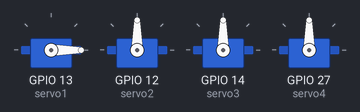
The sketch below on a simulated ESP32. Parts: 4 × servo.

Above: at 0.05 s.
At 1.5 s:
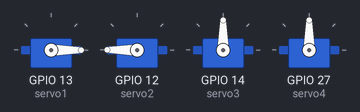
At 2.25 s:
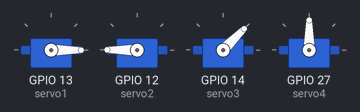
At 3.0 s:
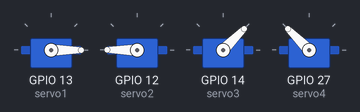
At 6.0 s:
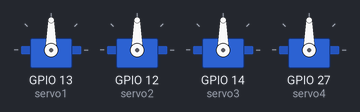
Timing chart, 0 to 7.8 s (numbered marks = the images above):
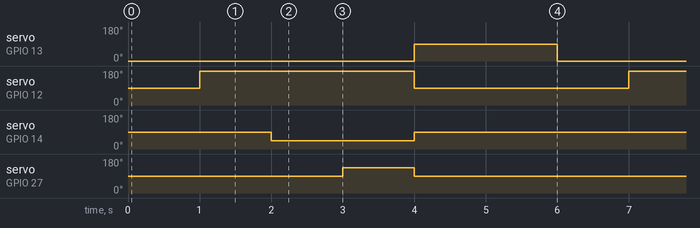

The sketch:

main.ino
```cpp
//VERSION-1.0.0
#include <ESP32Servo.h>

// Create servo objects
Servo servo1;
Servo servo2;
Servo servo3;
Servo servo4;

void setup() {
  // Attach the servos to GPIO pins
  servo1.attach(13);
  servo2.attach(12);
  servo3.attach(14);
  servo4.attach(27);

  // Initialize all servos to the middle position (90 degrees)
  servo1.write(90);
  servo2.write(90);
  servo3.write(90);
  servo4.write(90);
}

void loop() {
  // Move servo1 to 0 degrees
  servo1.write(0);
  delay(1000);  // Wait 1 second

  // Move servo2 to 180 degrees
  servo2.write(180);
  delay(1000);  // Wait 1 second

  // Move servo3 to 45 degrees
  servo3.write(45);
  delay(1000);  // Wait 1 second

  // Move servo4 to 135 degrees
  servo4.write(135);
  delay(1000);  // Wait 1 second

  // Reset all servos back to the center (90 degrees)
  servo1.write(90);
  servo2.write(90);
  servo3.write(90);
  servo4.write(90);
  delay(2000);  // Wait 2 seconds
}
```

Measured:
- by itself, servo on GPIO 13 (servo1): alternates 90° for 2.0 s and 0° for 4.0 s
- by itself, servo on GPIO 12 (servo2): alternates 180° for 3.0 s and 90° for 3.0 s
- by itself, servo on GPIO 14 (servo3): alternates 90° for 4.0 s and 45° for 2.0 s
- by itself, servo on GPIO 27 (servo4): alternates 135° for 1.0 s and 90° for 5.0 s
